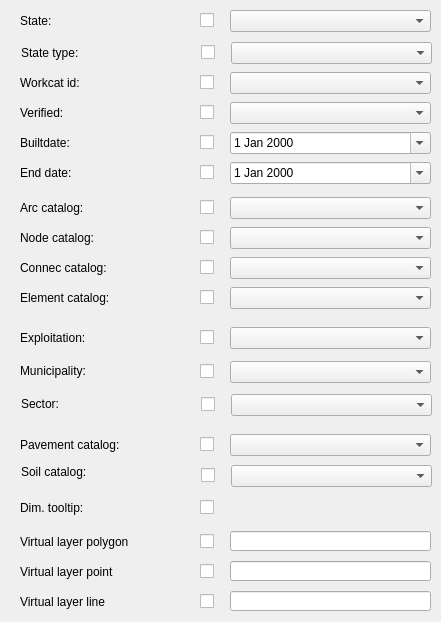
   <widget class="QWidget" name="tab_16">
    <attribute name="title">
     <string>Utils</string>
    </attribute>
    <widget class="QLabel" name="label_workcat_id">
     <property name="geometry">
      <rect>
       <x>20</x>
       <y>72</y>
       <width>166</width>
       <height>22</height>
      </rect>
     </property>
     <property name="font">
      <font>
       <pointsize>9</pointsize>
      </font>
     </property>
     <property name="frameShape">
      <enum>QFrame::NoFrame</enum>
     </property>
     <property name="frameShadow">
      <enum>QFrame::Plain</enum>
     </property>
     <property name="text">
      <string>Workcat id:</string>
     </property>
     <property name="textFormat">
      <enum>Qt::AutoText</enum>
     </property>
     <property name="scaledContents">
      <bool>false</bool>
     </property>
     <property name="alignment">
      <set>Qt::AlignLeading|Qt::AlignLeft|Qt::AlignVCenter</set>
     </property>
     <property name="margin">
      <number>3</number>
     </property>
    </widget>
    <widget class="QLabel" name="label_arccat_vdefault">
     <property name="geometry">
      <rect>
       <x>20</x>
       <y>197</y>
       <width>169</width>
       <height>22</height>
      </rect>
     </property>
     <property name="font">
      <font>
       <pointsize>9</pointsize>
      </font>
     </property>
     <property name="frameShape">
      <enum>QFrame::NoFrame</enum>
     </property>
     <property name="frameShadow">
      <enum>QFrame::Plain</enum>
     </property>
     <property name="text">
      <string>Arc catalog:</string>
     </property>
     <property name="textFormat">
      <enum>Qt::AutoText</enum>
     </property>
     <property name="scaledContents">
      <bool>false</bool>
     </property>
     <property name="alignment">
      <set>Qt::AlignLeading|Qt::AlignLeft|Qt::AlignVCenter</set>
     </property>
     <property name="margin">
      <number>3</number>
     </property>
    </widget>
    <widget class="QCheckBox" name="chk_arccat_vdefault">
     <property name="geometry">
      <rect>
       <x>200</x>
       <y>197</y>
       <width>20</width>
       <height>21</height>
      </rect>
     </property>
     <property name="text">
      <string/>
     </property>
    </widget>
    <widget class="QDateEdit" name="builtdate_vdefault">
     <property name="geometry">
      <rect>
       <x>230</x>
       <y>132</y>
       <width>201</width>
       <height>22</height>
      </rect>
     </property>
     <property name="calendarPopup">
      <bool>true</bool>
     </property>
    </widget>
    <widget class="QLabel" name="label_verified_vdefault">
     <property name="geometry">
      <rect>
       <x>20</x>
       <y>102</y>
       <width>166</width>
       <height>22</height>
      </rect>
     </property>
     <property name="font">
      <font>
       <pointsize>9</pointsize>
      </font>
     </property>
     <property name="frameShape">
      <enum>QFrame::NoFrame</enum>
     </property>
     <property name="frameShadow">
      <enum>QFrame::Plain</enum>
     </property>
     <property name="text">
      <string>Verified:</string>
     </property>
     <property name="textFormat">
      <enum>Qt::AutoText</enum>
     </property>
     <property name="scaledContents">
      <bool>false</bool>
     </property>
     <property name="alignment">
      <set>Qt::AlignLeading|Qt::AlignLeft|Qt::AlignVCenter</set>
     </property>
     <property name="margin">
      <number>3</number>
     </property>
    </widget>
    <widget class="QLabel" name="label_builtdate">
     <property name="geometry">
      <rect>
       <x>20</x>
       <y>132</y>
       <width>169</width>
       <height>22</height>
      </rect>
     </property>
     <property name="font">
      <font>
       <pointsize>9</pointsize>
      </font>
     </property>
     <property name="frameShape">
      <enum>QFrame::NoFrame</enum>
     </property>
     <property name="frameShadow">
      <enum>QFrame::Plain</enum>
     </property>
     <property name="text">
      <string>Builtdate:</string>
     </property>
     <property name="textFormat">
      <enum>Qt::AutoText</enum>
     </property>
     <property name="scaledContents">
      <bool>false</bool>
     </property>
     <property name="alignment">
      <set>Qt::AlignLeading|Qt::AlignLeft|Qt::AlignVCenter</set>
     </property>
     <property name="margin">
      <number>3</number>
     </property>
    </widget>
    <widget class="QComboBox" name="workcat_vdefault">
     <property name="geometry">
      <rect>
       <x>230</x>
       <y>72</y>
       <width>201</width>
       <height>22</height>
      </rect>
     </property>
    </widget>
    <widget class="QComboBox" name="state_vdefault">
     <property name="geometry">
      <rect>
       <x>230</x>
       <y>10</y>
       <width>201</width>
       <height>22</height>
      </rect>
     </property>
    </widget>
    <widget class="QCheckBox" name="chk_workcat_vdefault">
     <property name="geometry">
      <rect>
       <x>200</x>
       <y>72</y>
       <width>20</width>
       <height>21</height>
      </rect>
     </property>
     <property name="text">
      <string/>
     </property>
    </widget>
    <widget class="QCheckBox" name="chk_connecat_vdefault">
     <property name="geometry">
      <rect>
       <x>200</x>
       <y>257</y>
       <width>20</width>
       <height>21</height>
      </rect>
     </property>
     <property name="text">
      <string/>
     </property>
    </widget>
    <widget class="QComboBox" name="connecat_vdefault">
     <property name="geometry">
      <rect>
       <x>230</x>
       <y>257</y>
       <width>201</width>
       <height>22</height>
      </rect>
     </property>
    </widget>
    <widget class="QLabel" name="label_state">
     <property name="geometry">
      <rect>
       <x>20</x>
       <y>10</y>
       <width>166</width>
       <height>22</height>
      </rect>
     </property>
     <property name="font">
      <font>
       <pointsize>9</pointsize>
      </font>
     </property>
     <property name="frameShape">
      <enum>QFrame::NoFrame</enum>
     </property>
     <property name="frameShadow">
      <enum>QFrame::Plain</enum>
     </property>
     <property name="text">
      <string>State:</string>
     </property>
     <property name="textFormat">
      <enum>Qt::AutoText</enum>
     </property>
     <property name="scaledContents">
      <bool>false</bool>
     </property>
     <property name="alignment">
      <set>Qt::AlignLeading|Qt::AlignLeft|Qt::AlignVCenter</set>
     </property>
     <property name="margin">
      <number>3</number>
     </property>
    </widget>
    <widget class="QCheckBox" name="chk_verified_vdefault">
     <property name="geometry">
      <rect>
       <x>200</x>
       <y>102</y>
       <width>20</width>
       <height>21</height>
      </rect>
     </property>
     <property name="text">
      <string/>
     </property>
    </widget>
    <widget class="QCheckBox" name="chk_state_vdefault">
     <property name="geometry">
      <rect>
       <x>200</x>
       <y>10</y>
       <width>20</width>
       <height>21</height>
      </rect>
     </property>
     <property name="text">
      <string/>
     </property>
    </widget>
    <widget class="QComboBox" name="verified_vdefault">
     <property name="geometry">
      <rect>
       <x>230</x>
       <y>102</y>
       <width>201</width>
       <height>22</height>
      </rect>
     </property>
    </widget>
    <widget class="QLabel" name="label_nodecat_vdefault">
     <property name="geometry">
      <rect>
       <x>20</x>
       <y>227</y>
       <width>169</width>
       <height>22</height>
      </rect>
     </property>
     <property name="font">
      <font>
       <pointsize>9</pointsize>
      </font>
     </property>
     <property name="frameShape">
      <enum>QFrame::NoFrame</enum>
     </property>
     <property name="frameShadow">
      <enum>QFrame::Plain</enum>
     </property>
     <property name="text">
      <string>Node catalog:</string>
     </property>
     <property name="textFormat">
      <enum>Qt::AutoText</enum>
     </property>
     <property name="scaledContents">
      <bool>false</bool>
     </property>
     <property name="alignment">
      <set>Qt::AlignLeading|Qt::AlignLeft|Qt::AlignVCenter</set>
     </property>
     <property name="margin">
      <number>3</number>
     </property>
    </widget>
    <widget class="QCheckBox" name="chk_builtdate_vdefault">
     <property name="geometry">
      <rect>
       <x>200</x>
       <y>132</y>
       <width>20</width>
       <height>21</height>
      </rect>
     </property>
     <property name="text">
      <string/>
     </property>
    </widget>
    <widget class="QComboBox" name="nodecat_vdefault">
     <property name="geometry">
      <rect>
       <x>230</x>
       <y>227</y>
       <width>201</width>
       <height>22</height>
      </rect>
     </property>
    </widget>
    <widget class="QLabel" name="label_conneccat_vdefault">
     <property name="geometry">
      <rect>
       <x>20</x>
       <y>257</y>
       <width>169</width>
       <height>22</height>
      </rect>
     </property>
     <property name="font">
      <font>
       <pointsize>9</pointsize>
      </font>
     </property>
     <property name="frameShape">
      <enum>QFrame::NoFrame</enum>
     </property>
     <property name="frameShadow">
      <enum>QFrame::Plain</enum>
     </property>
     <property name="text">
      <string>Connec catalog:</string>
     </property>
     <property name="textFormat">
      <enum>Qt::AutoText</enum>
     </property>
     <property name="scaledContents">
      <bool>false</bool>
     </property>
     <property name="alignment">
      <set>Qt::AlignLeading|Qt::AlignLeft|Qt::AlignVCenter</set>
     </property>
     <property name="margin">
      <number>3</number>
     </property>
    </widget>
    <widget class="QCheckBox" name="chk_nodecat_vdefault">
     <property name="geometry">
      <rect>
       <x>200</x>
       <y>227</y>
       <width>20</width>
       <height>21</height>
      </rect>
     </property>
     <property name="text">
      <string/>
     </property>
    </widget>
    <widget class="QComboBox" name="arccat_vdefault">
     <property name="geometry">
      <rect>
       <x>230</x>
       <y>197</y>
       <width>201</width>
       <height>22</height>
      </rect>
     </property>
    </widget>
    <widget class="QLabel" name="label_enddate">
     <property name="geometry">
      <rect>
       <x>20</x>
       <y>162</y>
       <width>169</width>
       <height>22</height>
      </rect>
     </property>
     <property name="font">
      <font>
       <pointsize>9</pointsize>
      </font>
     </property>
     <property name="frameShape">
      <enum>QFrame::NoFrame</enum>
     </property>
     <property name="frameShadow">
      <enum>QFrame::Plain</enum>
     </property>
     <property name="text">
      <string>End date:</string>
     </property>
     <property name="textFormat">
      <enum>Qt::AutoText</enum>
     </property>
     <property name="scaledContents">
      <bool>false</bool>
     </property>
     <property name="alignment">
      <set>Qt::AlignLeading|Qt::AlignLeft|Qt::AlignVCenter</set>
     </property>
     <property name="margin">
      <number>3</number>
     </property>
    </widget>
    <widget class="QDateEdit" name="enddate_vdefault">
     <property name="geometry">
      <rect>
       <x>230</x>
       <y>162</y>
       <width>201</width>
       <height>22</height>
      </rect>
     </property>
     <property name="calendarPopup">
      <bool>true</bool>
     </property>
    </widget>
    <widget class="QCheckBox" name="chk_enddate_vdefault">
     <property name="geometry">
      <rect>
       <x>200</x>
       <y>162</y>
       <width>20</width>
       <height>21</height>
      </rect>
     </property>
     <property name="text">
      <string/>
     </property>
    </widget>
    <widget class="QCheckBox" name="chk_exploitation_vdefault">
     <property name="geometry">
      <rect>
       <x>200</x>
       <y>327</y>
       <width>20</width>
       <height>21</height>
      </rect>
     </property>
     <property name="text">
      <string/>
     </property>
    </widget>
    <widget class="QLabel" name="label_exploitation_id">
     <property name="geometry">
      <rect>
       <x>20</x>
       <y>327</y>
       <width>169</width>
       <height>22</height>
      </rect>
     </property>
     <property name="font">
      <font>
       <pointsize>9</pointsize>
      </font>
     </property>
     <property name="frameShape">
      <enum>QFrame::NoFrame</enum>
     </property>
     <property name="frameShadow">
      <enum>QFrame::Plain</enum>
     </property>
     <property name="text">
      <string>Exploitation:</string>
     </property>
     <property name="textFormat">
      <enum>Qt::AutoText</enum>
     </property>
     <property name="scaledContents">
      <bool>false</bool>
     </property>
     <property name="alignment">
      <set>Qt::AlignLeading|Qt::AlignLeft|Qt::AlignVCenter</set>
     </property>
     <property name="margin">
      <number>3</number>
     </property>
    </widget>
    <widget class="QComboBox" name="elementcat_vdefault">
     <property name="geometry">
      <rect>
       <x>230</x>
       <y>287</y>
       <width>201</width>
       <height>22</height>
      </rect>
     </property>
    </widget>
    <widget class="QCheckBox" name="chk_elementcat_vdefault">
     <property name="geometry">
      <rect>
       <x>200</x>
       <y>287</y>
       <width>20</width>
       <height>21</height>
      </rect>
     </property>
     <property name="text">
      <string/>
     </property>
    </widget>
    <widget class="QComboBox" name="exploitation_vdefault">
     <property name="geometry">
      <rect>
       <x>230</x>
       <y>327</y>
       <width>201</width>
       <height>22</height>
      </rect>
     </property>
    </widget>
    <widget class="QLabel" name="label_elementcat_id">
     <property name="geometry">
      <rect>
       <x>20</x>
       <y>287</y>
       <width>172</width>
       <height>22</height>
      </rect>
     </property>
     <property name="font">
      <font>
       <pointsize>9</pointsize>
      </font>
     </property>
     <property name="frameShape">
      <enum>QFrame::NoFrame</enum>
     </property>
     <property name="frameShadow">
      <enum>QFrame::Plain</enum>
     </property>
     <property name="text">
      <string>Element catalog:</string>
     </property>
     <property name="textFormat">
      <enum>Qt::AutoText</enum>
     </property>
     <property name="scaledContents">
      <bool>false</bool>
     </property>
     <property name="alignment">
      <set>Qt::AlignLeading|Qt::AlignLeft|Qt::AlignVCenter</set>
     </property>
     <property name="margin">
      <number>3</number>
     </property>
    </widget>
    <widget class="QComboBox" name="municipality_vdefault">
     <property name="geometry">
      <rect>
       <x>230</x>
       <y>361</y>
       <width>201</width>
       <height>22</height>
      </rect>
     </property>
    </widget>
    <widget class="QLabel" name="label_municipality_id">
     <property name="geometry">
      <rect>
       <x>20</x>
       <y>360</y>
       <width>172</width>
       <height>22</height>
      </rect>
     </property>
     <property name="font">
      <font>
       <pointsize>9</pointsize>
      </font>
     </property>
     <property name="frameShape">
      <enum>QFrame::NoFrame</enum>
     </property>
     <property name="frameShadow">
      <enum>QFrame::Plain</enum>
     </property>
     <property name="text">
      <string>Municipality:</string>
     </property>
     <property name="textFormat">
      <enum>Qt::AutoText</enum>
     </property>
     <property name="scaledContents">
      <bool>false</bool>
     </property>
     <property name="alignment">
      <set>Qt::AlignLeading|Qt::AlignLeft|Qt::AlignVCenter</set>
     </property>
     <property name="margin">
      <number>3</number>
     </property>
    </widget>
    <widget class="QCheckBox" name="chk_municipality_vdefault">
     <property name="geometry">
      <rect>
       <x>200</x>
       <y>361</y>
       <width>20</width>
       <height>21</height>
      </rect>
     </property>
     <property name="text">
      <string/>
     </property>
    </widget>
    <widget class="QLabel" name="label_visitcat">
     <property name="geometry">
      <rect>
       <x>20</x>
       <y>434</y>
       <width>166</width>
       <height>22</height>
      </rect>
     </property>
     <property name="font">
      <font>
       <pointsize>9</pointsize>
      </font>
     </property>
     <property name="frameShape">
      <enum>QFrame::NoFrame</enum>
     </property>
     <property name="frameShadow">
      <enum>QFrame::Plain</enum>
     </property>
     <property name="text">
      <string>Pavement catalog:</string>
     </property>
     <property name="textFormat">
      <enum>Qt::AutoText</enum>
     </property>
     <property name="scaledContents">
      <bool>false</bool>
     </property>
     <property name="alignment">
      <set>Qt::AlignLeading|Qt::AlignLeft|Qt::AlignVCenter</set>
     </property>
     <property name="margin">
      <number>3</number>
     </property>
    </widget>
    <widget class="QCheckBox" name="chk_pavementcat_vdefault">
     <property name="geometry">
      <rect>
       <x>200</x>
       <y>434</y>
       <width>20</width>
       <height>21</height>
      </rect>
     </property>
     <property name="text">
      <string/>
     </property>
    </widget>
    <widget class="QComboBox" name="pavementcat_vdefault">
     <property name="geometry">
      <rect>
       <x>230</x>
       <y>434</y>
       <width>201</width>
       <height>22</height>
      </rect>
     </property>
    </widget>
    <widget class="QLabel" name="label_visitcat_2">
     <property name="geometry">
      <rect>
       <x>20</x>
       <y>531</y>
       <width>166</width>
       <height>22</height>
      </rect>
     </property>
     <property name="font">
      <font>
       <pointsize>9</pointsize>
      </font>
     </property>
     <property name="frameShape">
      <enum>QFrame::NoFrame</enum>
     </property>
     <property name="frameShadow">
      <enum>QFrame::Plain</enum>
     </property>
     <property name="text">
      <string>Virtual layer polygon</string>
     </property>
     <property name="textFormat">
      <enum>Qt::AutoText</enum>
     </property>
     <property name="scaledContents">
      <bool>false</bool>
     </property>
     <property name="alignment">
      <set>Qt::AlignLeading|Qt::AlignLeft|Qt::AlignVCenter</set>
     </property>
     <property name="margin">
      <number>3</number>
     </property>
    </widget>
    <widget class="QCheckBox" name="chk_virtual_layer_polygon">
     <property name="geometry">
      <rect>
       <x>200</x>
       <y>531</y>
       <width>20</width>
       <height>21</height>
      </rect>
     </property>
     <property name="text">
      <string/>
     </property>
    </widget>
    <widget class="QLineEdit" name="virtual_layer_polygon">
     <property name="geometry">
      <rect>
       <x>230</x>
       <y>531</y>
       <width>201</width>
       <height>20</height>
      </rect>
     </property>
    </widget>
    <widget class="QLabel" name="label_visitcat_3">
     <property name="geometry">
      <rect>
       <x>20</x>
       <y>561</y>
       <width>166</width>
       <height>22</height>
      </rect>
     </property>
     <property name="font">
      <font>
       <pointsize>9</pointsize>
      </font>
     </property>
     <property name="frameShape">
      <enum>QFrame::NoFrame</enum>
     </property>
     <property name="frameShadow">
      <enum>QFrame::Plain</enum>
     </property>
     <property name="text">
      <string>Virtual layer point</string>
     </property>
     <property name="textFormat">
      <enum>Qt::AutoText</enum>
     </property>
     <property name="scaledContents">
      <bool>false</bool>
     </property>
     <property name="alignment">
      <set>Qt::AlignLeading|Qt::AlignLeft|Qt::AlignVCenter</set>
     </property>
     <property name="margin">
      <number>3</number>
     </property>
    </widget>
    <widget class="QCheckBox" name="chk_virtual_layer_point">
     <property name="geometry">
      <rect>
       <x>200</x>
       <y>561</y>
       <width>20</width>
       <height>21</height>
      </rect>
     </property>
     <property name="text">
      <string/>
     </property>
    </widget>
    <widget class="QLineEdit" name="virtual_layer_point">
     <property name="geometry">
      <rect>
       <x>230</x>
       <y>561</y>
       <width>201</width>
       <height>20</height>
      </rect>
     </property>
    </widget>
    <widget class="QLabel" name="label_visitcat_4">
     <property name="geometry">
      <rect>
       <x>20</x>
       <y>591</y>
       <width>166</width>
       <height>22</height>
      </rect>
     </property>
     <property name="font">
      <font>
       <pointsize>9</pointsize>
      </font>
     </property>
     <property name="frameShape">
      <enum>QFrame::NoFrame</enum>
     </property>
     <property name="frameShadow">
      <enum>QFrame::Plain</enum>
     </property>
     <property name="text">
      <string>Virtual layer line</string>
     </property>
     <property name="textFormat">
      <enum>Qt::AutoText</enum>
     </property>
     <property name="scaledContents">
      <bool>false</bool>
     </property>
     <property name="alignment">
      <set>Qt::AlignLeading|Qt::AlignLeft|Qt::AlignVCenter</set>
     </property>
     <property name="margin">
      <number>3</number>
     </property>
    </widget>
    <widget class="QCheckBox" name="chk_virtual_layer_line">
     <property name="geometry">
      <rect>
       <x>200</x>
       <y>591</y>
       <width>20</width>
       <height>21</height>
      </rect>
     </property>
     <property name="text">
      <string/>
     </property>
    </widget>
    <widget class="QLineEdit" name="virtual_layer_line">
     <property name="geometry">
      <rect>
       <x>230</x>
       <y>591</y>
       <width>201</width>
       <height>20</height>
      </rect>
     </property>
    </widget>
    <widget class="QCheckBox" name="chk_dim_tooltip">
     <property name="geometry">
      <rect>
       <x>200</x>
       <y>497</y>
       <width>20</width>
       <height>21</height>
      </rect>
     </property>
     <property name="text">
      <string/>
     </property>
    </widget>
    <widget class="QLabel" name="label_dim_tooltip">
     <property name="geometry">
      <rect>
       <x>20</x>
       <y>497</y>
       <width>166</width>
       <height>22</height>
      </rect>
     </property>
     <property name="font">
      <font>
       <pointsize>9</pointsize>
      </font>
     </property>
     <property name="frameShape">
      <enum>QFrame::NoFrame</enum>
     </property>
     <property name="frameShadow">
      <enum>QFrame::Plain</enum>
     </property>
     <property name="text">
      <string>Dim. tooltip:</string>
     </property>
     <property name="textFormat">
      <enum>Qt::AutoText</enum>
     </property>
     <property name="scaledContents">
      <bool>false</bool>
     </property>
     <property name="alignment">
      <set>Qt::AlignLeading|Qt::AlignLeft|Qt::AlignVCenter</set>
     </property>
     <property name="margin">
      <number>3</number>
     </property>
    </widget>
    <widget class="QCheckBox" name="chk_soilcat_vdefault">
     <property name="geometry">
      <rect>
       <x>201</x>
       <y>465</y>
       <width>20</width>
       <height>21</height>
      </rect>
     </property>
     <property name="text">
      <string/>
     </property>
    </widget>
    <widget class="QComboBox" name="soilcat_vdefault">
     <property name="geometry">
      <rect>
       <x>231</x>
       <y>465</y>
       <width>201</width>
       <height>22</height>
      </rect>
     </property>
    </widget>
    <widget class="QLabel" name="label_visitcat_5">
     <property name="geometry">
      <rect>
       <x>21</x>
       <y>461</y>
       <width>166</width>
       <height>22</height>
      </rect>
     </property>
     <property name="font">
      <font>
       <pointsize>9</pointsize>
      </font>
     </property>
     <property name="frameShape">
      <enum>QFrame::NoFrame</enum>
     </property>
     <property name="frameShadow">
      <enum>QFrame::Plain</enum>
     </property>
     <property name="text">
      <string>Soil catalog:</string>
     </property>
     <property name="textFormat">
      <enum>Qt::AutoText</enum>
     </property>
     <property name="scaledContents">
      <bool>false</bool>
     </property>
     <property name="alignment">
      <set>Qt::AlignLeading|Qt::AlignLeft|Qt::AlignVCenter</set>
     </property>
     <property name="margin">
      <number>3</number>
     </property>
    </widget>
    <widget class="QCheckBox" name="chk_statetype_vdefault">
     <property name="geometry">
      <rect>
       <x>201</x>
       <y>42</y>
       <width>20</width>
       <height>21</height>
      </rect>
     </property>
     <property name="text">
      <string/>
     </property>
    </widget>
    <widget class="QLabel" name="label_state_type">
     <property name="geometry">
      <rect>
       <x>21</x>
       <y>42</y>
       <width>163</width>
       <height>22</height>
      </rect>
     </property>
     <property name="font">
      <font>
       <pointsize>9</pointsize>
      </font>
     </property>
     <property name="frameShape">
      <enum>QFrame::NoFrame</enum>
     </property>
     <property name="frameShadow">
      <enum>QFrame::Plain</enum>
     </property>
     <property name="text">
      <string>State type:</string>
     </property>
     <property name="textFormat">
      <enum>Qt::AutoText</enum>
     </property>
     <property name="scaledContents">
      <bool>false</bool>
     </property>
     <property name="alignment">
      <set>Qt::AlignLeading|Qt::AlignLeft|Qt::AlignVCenter</set>
     </property>
     <property name="margin">
      <number>3</number>
     </property>
    </widget>
    <widget class="QComboBox" name="statetype_vdefault">
     <property name="geometry">
      <rect>
       <x>231</x>
       <y>42</y>
       <width>201</width>
       <height>22</height>
      </rect>
     </property>
    </widget>
    <widget class="QCheckBox" name="chk_sector_vdefault">
     <property name="geometry">
      <rect>
       <x>201</x>
       <y>394</y>
       <width>20</width>
       <height>21</height>
      </rect>
     </property>
     <property name="text">
      <string/>
     </property>
    </widget>
    <widget class="QComboBox" name="sector_vdefault">
     <property name="geometry">
      <rect>
       <x>231</x>
       <y>394</y>
       <width>201</width>
       <height>22</height>
      </rect>
     </property>
    </widget>
    <widget class="QLabel" name="label_sector_id">
     <property name="geometry">
      <rect>
       <x>21</x>
       <y>393</y>
       <width>172</width>
       <height>22</height>
      </rect>
     </property>
     <property name="font">
      <font>
       <pointsize>9</pointsize>
      </font>
     </property>
     <property name="frameShape">
      <enum>QFrame::NoFrame</enum>
     </property>
     <property name="frameShadow">
      <enum>QFrame::Plain</enum>
     </property>
     <property name="text">
      <string>Sector:</string>
     </property>
     <property name="textFormat">
      <enum>Qt::AutoText</enum>
     </property>
     <property name="scaledContents">
      <bool>false</bool>
     </property>
     <property name="alignment">
      <set>Qt::AlignLeading|Qt::AlignLeft|Qt::AlignVCenter</set>
     </property>
     <property name="margin">
      <number>3</number>
     </property>
    </widget>
   </widget>
